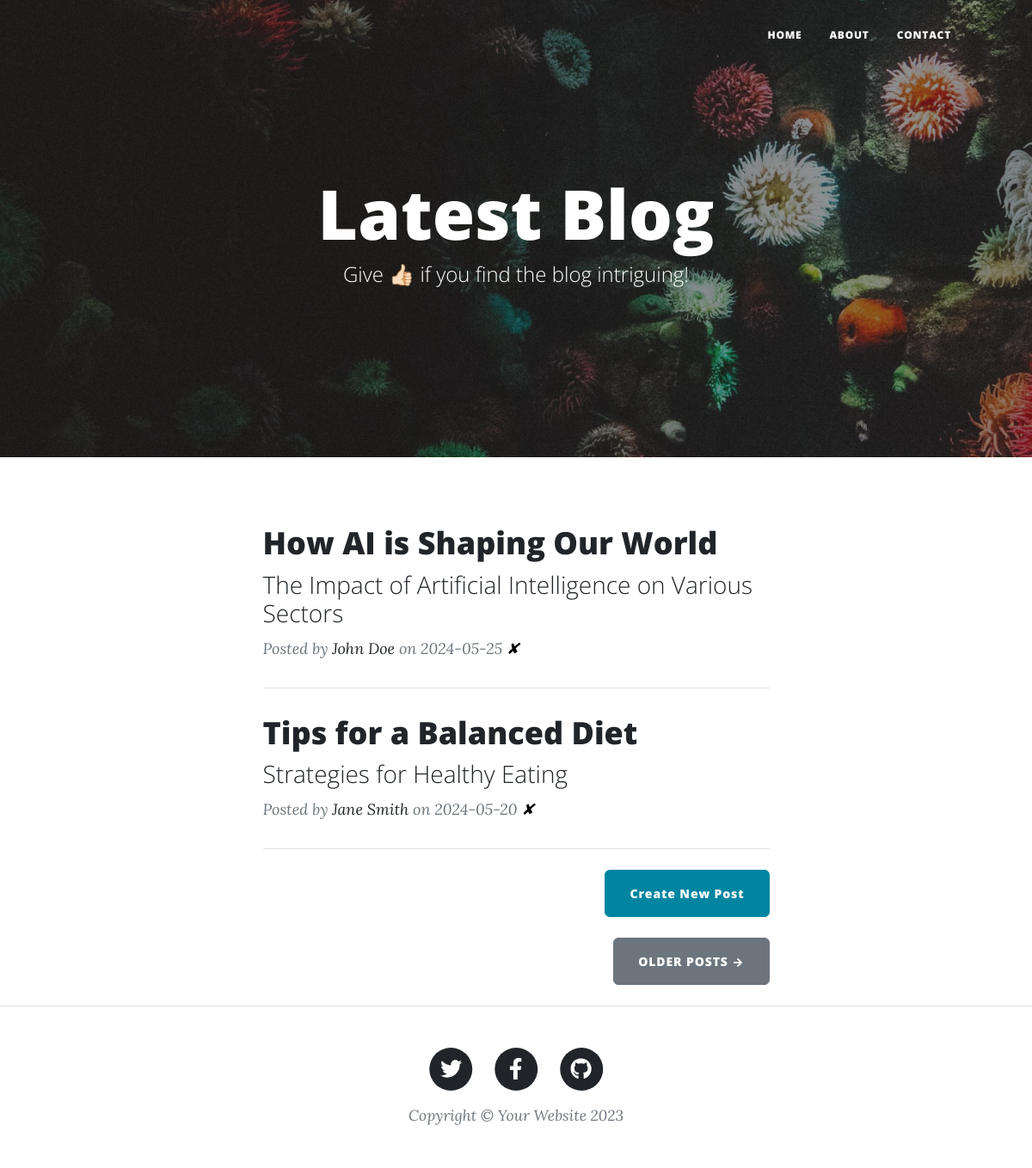
The page / on the database its author committed.
### main.py (models this page shows)
class BlogPost(db.Model):
    id: Mapped[int] = mapped_column(Integer, primary_key=True)
    title: Mapped[str] = mapped_column(String(250), unique=True, nullable=False)
    subtitle: Mapped[str] = mapped_column(String(250), nullable=False)
    date: Mapped[str] = mapped_column(String(250), nullable=False)
    body: Mapped[str] = mapped_column(Text, nullable=False)
    author: Mapped[str] = mapped_column(String(250), nullable=False)
    img_url: Mapped[str] = mapped_column(String(250), nullable=False)

### main.py (the view)
@app.route('/', methods=['GET'])
def get_all_posts():
    posts = db.session.execute(db.select(BlogPost)).scalars().all()
    post_list = []
    for post in posts:
        post_list.append({
            "id": post.id,
            "title": post.title,
            "subtitle": post.subtitle,
            "date": post.date,
            "body": post.body,
            "author": post.author,
            "img_url": post.img_url
        })
    return render_template("index.html", all_posts=post_list)

### templates/index.html
{% include "header.html" %}
<header
  class="masthead"
  style="background-image: url('../static/assets/img/home-bg.jpg')"
>
  <div class="container position-relative px-4 px-lg-5">
    <div class="row gx-4 gx-lg-5 justify-content-center">
      <div class="col-md-10 col-lg-8 col-xl-7">
        <div class="site-heading">
          <h1>Latest Blog</h1>
          <span class="subheading">Give 👍🏻 if you find the blog intriguing!</span>
        </div>
      </div>
    </div>
  </div>
</header>
<div class="container px-4 px-lg-5">
  <div class="row gx-4 gx-lg-5 justify-content-center">
    <div class="col-md-10 col-lg-8 col-xl-7">
      {% for post in all_posts %}
      <div class="post-preview">
        <a href="{{ url_for('show_post', post_id=post.id) }}">
          <h2 class="post-title">{{ post.title }}</h2>
          <h3 class="post-subtitle">{{ post.subtitle }}</h3>
        </a>
        <p class="post-meta">
          Posted by
          <a href="#">{{ post.author }}</a>
          on {{post.date}}
          <a href="{{url_for('delete_post', post_id=post.id) }}"><span style="color:black;"> ✘</span></a>
        </p>
      </div>
      <hr class="my-4" />
      {% endfor %}
      <div class="d-flex justify-content-end mb-4">
        <a
          class="btn btn-primary float-right"
          href="{{ url_for('add_new_post') }}"
          >Create New Post</a
        >
      </div>
      <div class="d-flex justify-content-end mb-4">
        <a class="btn btn-secondary text-uppercase" href="{{url_for('older_posts')}}">Older Posts →</a>
      </div>
    </div>
  </div>
</div>
{% include "footer.html" %}

### rows shown on the page
BlogPost: title "How AI is Shaping Our World", subtitle "The Impact of Artificial Intelligence on Various Sectors", author "John Doe", date "2024-05-25"
BlogPost: title "Tips for a Balanced Diet", subtitle "Strategies for Healthy Eating", author "Jane Smith", date "2024-05-20"
